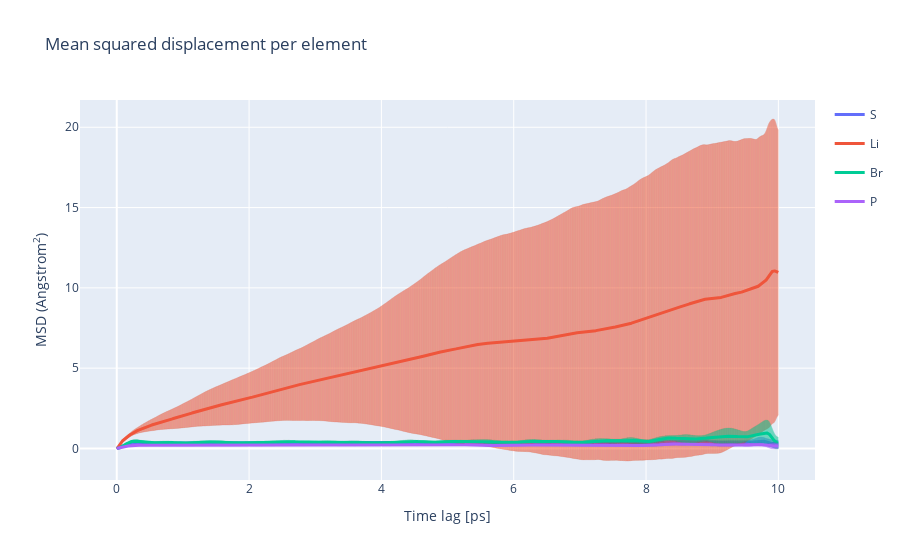

Notebook code cell kept with this figure:
### Code cell
import gemdat.plots.plotly as pplt
fig2= pplt.msd_per_element(trajectory=trajectory)
fig2.show()

### Figure 1 — Plotly figure (JSON) as saved in the notebook; plotly's stock layout.template omitted (floating-point values rounded to 4 significant figures; data arrays with more than 128 entries replaced by an {"elided": "..."} marker saying what was removed)
{"data": [{"error_y": {"array": {"elided": "5000 float values"}, "thickness": 0.1, "type": "data", "width": 0.1}, "legendgroup": "S", "line": {"width": 3}, "mode": "lines", "name": "S", "type": "scatter", "x": {"elided": "5000 float values"}, "y": {"elided": "5000 float values"}}, {"error_y": {"array": {"elided": "5000 float values"}, "thickness": 0.1, "type": "data", "width": 0.1}, "legendgroup": "Li", "line": {"width": 3}, "mode": "lines", "name": "Li", "type": "scatter", "x": {"elided": "5000 float values"}, "y": {"elided": "5000 float values"}}, {"error_y": {"array": {"elided": "5000 float values"}, "thickness": 0.1, "type": "data", "width": 0.1}, "legendgroup": "Br", "line": {"width": 3}, "mode": "lines", "name": "Br", "type": "scatter", "x": {"elided": "5000 float values"}, "y": {"elided": "5000 float values"}}, {"error_y": {"array": {"elided": "5000 float values"}, "thickness": 0.1, "type": "data", "width": 0.1}, "legendgroup": "P", "line": {"width": 3}, "mode": "lines", "name": "P", "type": "scatter", "x": {"elided": "5000 float values"}, "y": {"elided": "5000 float values"}}], "layout": {"title": {"text": "Mean squared displacement per element"}, "xaxis": {"title": {"text": "Time lag [ps]"}}, "yaxis": {"title": {"text": "MSD (Angstrom<sup>2</sup>)"}}}}
